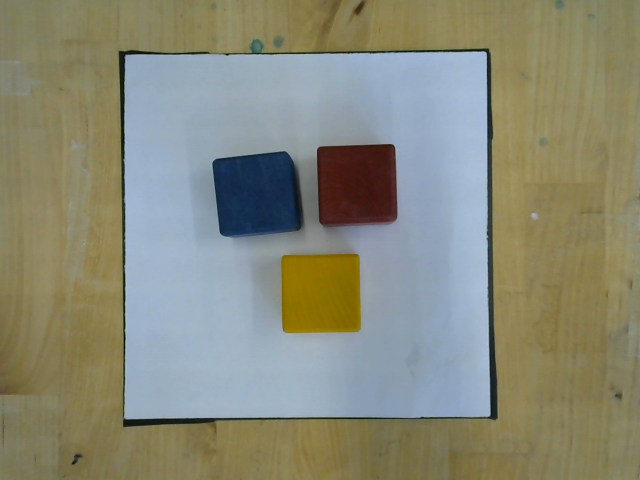
#> input picture A/CBL_Test/NytProgram/image_0.png, 640 x 480 px, given in place of the camera
$ python Program.py
#> lines starting #> are read from the running program, lines starting #| are printed output that depends on the picture; after the words box and inside, x2 and y2 are one past the last pixel; in counts of white or black regions, pixels touching at a corner belong together
### A/CBL_Test/defs.py
import cv2 as cv
import numpy as np
#import vision

# ===================================================================================

class Capture:
    def takePicture(cam):
        print('\n------ class Capture -> Function takePicture ------')
        cv.namedWindow("Camera test")
        img_counter = 0
        print("\nPress Escape to close without saving \nPress space to take a picture")
        while True:
            ret, frame = cam.read()
#> frame is the input picture: shape (480, 640, 3); mean B, G, R 119.4, 137.1, 136.1
            if not ret:
                print("failed to grab frame")
                break
            cv.imshow("Camera test", frame)

            k = cv.waitKey(1)
#> (key Esc is pressed here)
            if k % 256 == 27:       # wait for ESC key to exit
                # ESC pressed
                print("Escape hit, closing...\n")
                break

            if k % 256 == 27:       # wait for T key to exit
                # T pressed
                print("Use Trackbar to find HSV-values, press return to finish...\n")


            elif k % 256 == 32:     # wait for SPACE key to exit
                # SPACE pressed
                img_name = "image_{}.png".format(img_counter)
                cv.imwrite(img_name, frame)
                print("{} written!".format(img_name))
                # img_counter += 1   # hvis der skal tages flere billeder

        # cam.release()
        # cv.destroyAllWindows()

# ======================================================================================================================

class Processing:
    def filters(self, cThr=[150, 175], show=False):  # default parameters
        print('\n------ Processing -> Function --> Filters ------\nApplaying masks.....\n')
        # Do some processing
        gray = cv.cvtColor(self, cv.COLOR_BGR2GRAY)      # convert image to grayscale
        blur = cv.GaussianBlur(gray, (5, 5), 1)         # apply some blur, define kernelsize 5 by 5, sigma 1
        edges = cv.Canny(blur, cThr[0], cThr[1])        # plads 0 og 1 - can be defined by user, otherwise default is 150,175
        kernel = np.ones((5, 5))        # define kernel - returns new 5 by 5 array of ones
        dilated = cv.dilate(edges, kernel, iterations=3)   # making thick lines
        erod = cv.erode(dilated, kernel, iterations=2)     # making thin lines
        print('Processing......')
        print('...Grayscale')
        print('...Blur')
        print('...Canny')
        print('...Kernel')
        print('...Dilated')
        print('...Erode')
        if show:
            # Do some debugging
            #cv.imshow('Gray 1st processing', gray)
            #cv.imshow('Blur 2nd processing', blur)
            cv.imshow('Edges Canny 3rd processing', edges)
            cv.imshow("Dialate 4th processing", dilated)
            cv.imshow("Erode 5th processing", erod)

        return erod
# ======================================================================================================================

class Contours:
    def get_contours(self, show=False):
        print('\n------ Contour -> Function get_contour ------\nGetting Contours.....\n')
        contours, hiearchy = cv.findContours(self, cv.RETR_EXTERNAL, cv.CHAIN_APPROX_SIMPLE)
        if show:
            print('Contours: ', contours)
        return contours
# ----------------------------------------------------------------------------------------------------------------------
    def find_contour(self, contours,  minArea=2000, filter=0, draw=False, showCenterWS=True):
        print('------ Contour -> Function find_contour ------\nFinding Contours.....')
        finalContours = []  # creating list
        # loop through contours
        for i in contours:
            area = cv.contourArea(i)
            print('Contour found:  Area =', area)
            if area > minArea:
                perimeter = cv.arcLength(i, True) #The function computes a curve length or a closed contour perimeter.
                approx = cv.approxPolyDP(i, 0.02 * perimeter, True) #find corner points
                bbox = cv.boundingRect(approx)

                # filter is made if only a certain type of object is wanted, fx a square has 4 cornerpoints
                if filter > 0:
                    if len(approx) == filter:
                        finalContours.append([len(approx), area, approx, bbox, i])
                        print("{}".format(filter),' cornerpoints detected....')
                    else:
                        print('Shape with '"{}".format(filter),'corners, is added to th list "finalContours"')
                        finalContours.append([len(approx), area, approx, bbox, i])
                else:
                    print('No contour is added to the list "finalContours"')

                # calculate x,y coordinates of objects centerpoint
                M = cv.moments(approx)
                x = int(M["m10"] / M["m00"])  # center in pixels on x-axis
                cX = round(x / 2.8, 5)  # center in millimeter on x-axis - måske?
                print('X: ', x)
                print('cX: ', cX)

                y = int(M["m01"] / M["m00"])  # center in pixels on y-axis
                cY = round(y / 2.8, 5)  # center in millimeter on y-axis - måske?
                print('Y: ', y)
                print('cY: ', cY)


        finalContours = sorted(finalContours, key=lambda x: x[1],reverse=True)  # src, len(approx):area, descenting order

        # 'draw' contour-points that we get from findCountour-function
        if draw:
            for con in finalContours:
                cv.drawContours(self, con[4], -1, (0, 0, 255), 3)  # dottet red lines, thickness = 3

        return self, finalContours
# ----------------------------------------------------------------------------------------------------------------------
    # [75 lines left out: functions warpImg, reorder, findDis, find_angle, not called in this run]

class Circle():
    # [4 lines left out: function __init__, not called in this run]

    def circum(self):
        return 3.14 * (self.radius + self.radius)

    def getArea(self):
        return 3.14 * self.radius * self.radius

    def printName(self):
        return self.name

### A/CBL_Test/Program.py
# CBL
#from __future__ import print_function
import cv2 as cv
#import argparse
import numpy as np
import defs
#import vision
#import klasser

cam = cv.VideoCapture(0)
# cam.set(10,160)     # 10 for brightness - value 160
# cam.set(3,1920)     # 3 for hight - value 1920
# cam.set(4,1080)     # 4 for width - value 1080
scale = 3   # scale to make image bigger
wWorkspace = 200 *scale
hWorkspace = 200 *scale

#-------------------------------------
defs.Capture.takePicture(cam)
img = cv.imread('image_0.png')
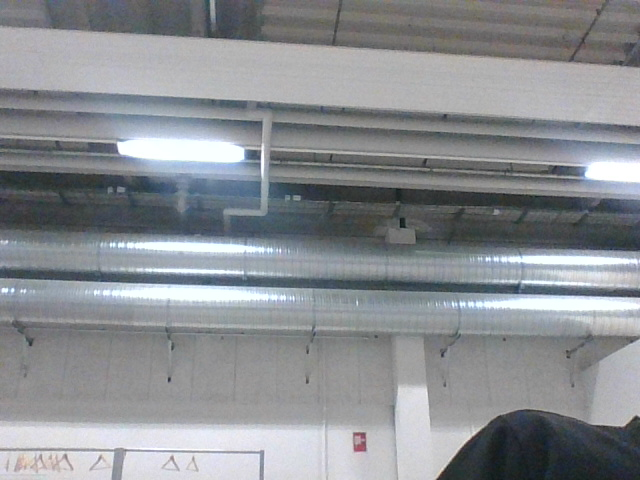
#> input picture A/CBL_Test/image_0.png, 640 x 480 px
#> img is the input picture: shape (480, 640, 3); mean B, G, R 145.7, 141.7, 138.4
#-------------------------------------


#--------- Image Processing ------------------------------------
erod = defs.Processing.filters(img, cThr=[150, 175], show=True)
#> in filters, `gray = cv.cvtColor(self, cv.COLOR_BGR2GRAY)`:
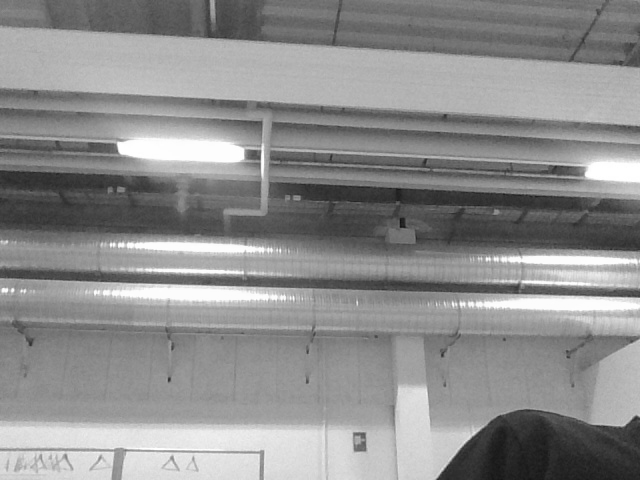
#> gray: shape (480, 640); min 18, max 255, mean 141.2
#> in filters, `edges = cv.Canny(blur, cThr[0], cThr[1])`:
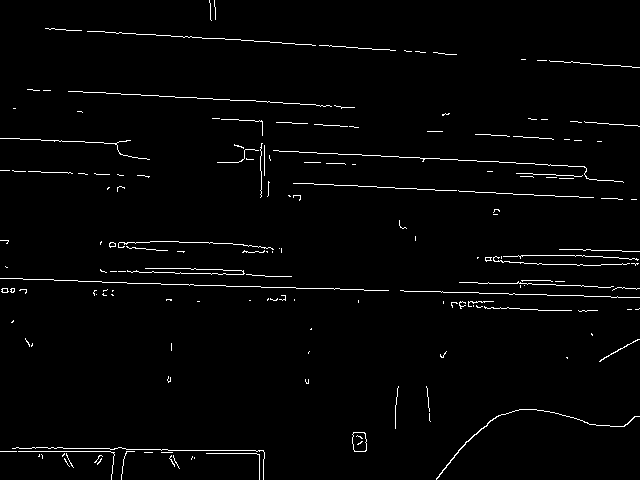
#> edges: shape (480, 640); 2% white in thin lines or dots
#> in filters, `dilated = cv.dilate(edges, kernel, iterations=3)`:
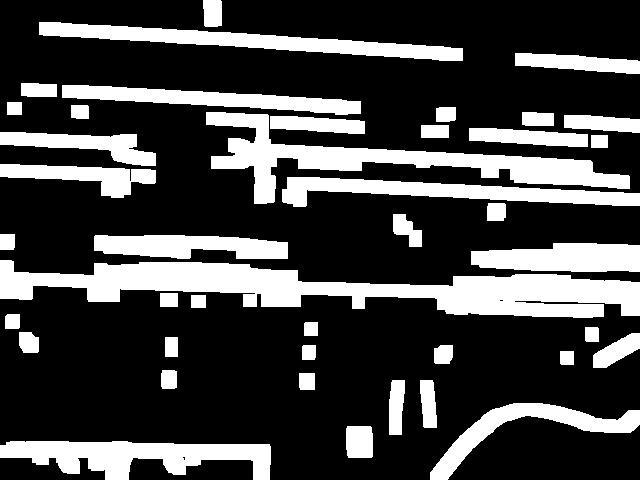
#> dilated: shape (480, 640); 26.6% white; 42 white regions, largest, box (x1, y1, x2, y2) and area: (0, 260, 640, 318) 17958, (206, 112, 630, 204) 9996, (0, 441, 271, 480) 6336
#> in filters, `erod = cv.erode(dilated, kernel, iterations=2)`:
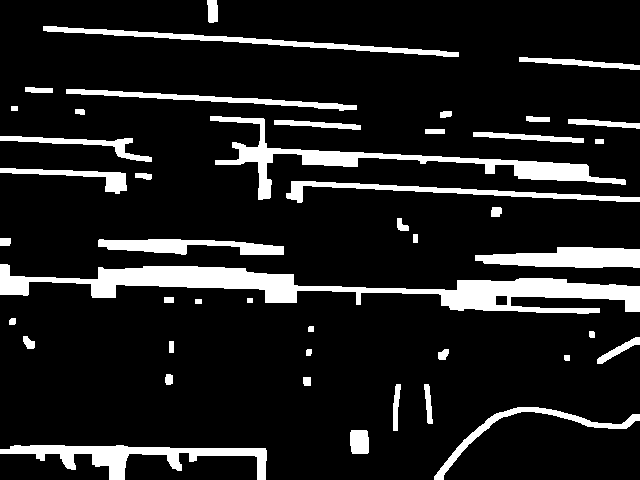
#> erod: shape (480, 640); 12.4% white; 45 white regions
print('Done processing')
#---------------------------------------------------------------

contours = defs.Contours.get_contours(erod, show=False)
#> in get_contours, `contours, hiearchy = cv.findContours(self, cv.RETR_EXTERNAL, cv.CHAIN_..`: contours = 45 contours; largest, box (x1, y1, x2, y2) and area: (0, 264, 640, 314) 10160, (210, 116, 626, 200) 4411, (0, 445, 267, 480) 3074, (475, 247, 640, 268) 2388, (43, 26, 459, 57) 1783; hiearchy = 45 rows, first 6: [1, -1, -1, -1], [2, 0, -1, -1], [3, 1, -1, -1], [4, 2, -1, -1], [5, 3, -1, -1], [6, 4, -1, -1]
print('\nFinding biggest contour - minArea=50000')
imgContours,fContours = defs.Contours.find_contour(img, contours, minArea=50000, filter=4)
#> the loop in find_contour, `for i in contours:` made 45 passes
#> area on passes 1, 2, 3, 4, 5, 6, 7, 8, 9, 10, 12, 13: 3073.5, 396, 1278, 172, 196, 54.5, 63, 24.5, 74.5, 28, 278.5, 88.5
#> (i, area) on passes 11, 17, 18, 19, 24, 30: ([[169, 341], [169, 352], [173, 352], [173, 341]], 44), ([[195, 299], [195, 303], [201, 303], [201, 299]], 24), ([[247, 298], [247, 302], [252, 302], [252, 298]], 20), ([[164, 297], [164, 302], [173, 302], [173, 297]], 45), ([[413, 234], [413, 242], [417, 242], [417, 234]], 32), ([[595, 139], [595, 143], [603, 143], [603, 139]], 32)
#| Contour found:  Area = 3073.5
#| Contour found:  Area = 396.0
#| Contour found:  Area = 1278.0
#| Contour found:  Area = 172.0
#| Contour found:  Area = 196.0
#| Contour found:  Area = 54.5
#| Contour found:  Area = 63.0
#| Contour found:  Area = 24.5
#> (further printed lines are left out)
#> after the loop in find_contour, `for i in contours:`: finalContours = []
#> fContours = []

if len(fContours) != 0:
    biggestContour = fContours[0][2]   # takes 1. and 3. parameter in finalContours-->([len(approx), area, approx, bbox, i])
    print('go to reorder')
    myPoints = defs.Contours.reorder(biggestContour)
    print('Finding biggest contour Done')

    # ------ Warp image  ------------------------------------------------------------
    imgWarp = defs.Contours.warpImg(img, myPoints, wWorkspace, hWorkspace,show=False)
    print('imgWarp.size: ', imgWarp.size)
    print('imgWarp.size/3: ', imgWarp.size/3,'\n')

    #------- Image Processing on warped image ----------------------
    erod = defs.Processing.filters(imgWarp, cThr=[150, 60], show=True)
    cv.imshow("imgContours2/Warped", imgWarp)
    # --------------------------------------------------------------

    contours2 = defs.Contours.get_contours(erod, show=False)
    print('\nFind next contour - minArea=2000')
    imgContours2,fContours2 = defs.Contours.find_contour(imgWarp, contours2, minArea=2000, filter=4, draw=False)

    #--------- Find width and height --------------------------------
    if len(fContours) != 0:
        for obj in fContours2:
            cv.polylines(imgContours2,[obj[2]], True, (0,255,0),2)  # green full lines
            nPoints = defs.Contours.reorder(obj[2])    # reorder points
            print('nPoints reordered: \n ', nPoints)

            # function call to find distance (hight and width of object)
            nW = round(defs.Contours.findDis(nPoints[0][0] // scale, nPoints[1][0] // scale), 1)    # find width of obj, (number of pixels divided by scale-value)
            nH = round(defs.Contours.findDis(nPoints[0][0] // scale, nPoints[2][0] // scale), 1)    # find height of obj in millimeters, round to 1 decimal

            cv.arrowedLine(imgContours2, (nPoints[0][0][0], nPoints[0][0][1]), (nPoints[1][0][0], nPoints[1][0][1]),
                                                                                        (255, 0, 255), 2, 10, 0, 0.08)
            cv.arrowedLine(imgContours2, (nPoints[0][0][0], nPoints[0][0][1]), (nPoints[2][0][0], nPoints[2][0][1]),
                                                                                        (255, 0, 255), 2, 10, 0, 0.08)
            x, y, w, h = obj[3]
            cv.putText(imgContours2, '{}mm'.format(nW), (x + 30, y - 10), cv.FONT_HERSHEY_COMPLEX_SMALL, 1,(255,0,255), 1)
            cv.putText(imgContours2, '{}mm'.format(nH), (x - 70, y + h // 2), cv.FONT_HERSHEY_COMPLEX_SMALL, 1,(255, 0, 255), 1)


            print('\nWidth: ', nW, '\nHight: ', nH )#, '\nHight: ', {self.height})

    # --------- Find Centerpoint -------------------------
#    defs.Contours.draw_contours(imgContours2,contours2, showCenterWS=True)

    # --------- Find Angle -------------------------
    defs.Contours.find_angle(imgContours2, contours2)
# -------------------------------------------
#> (the run stopped early here; a loop or call above may not have finished)
